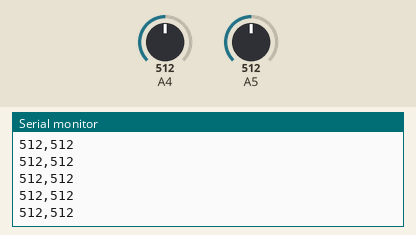
Recording of a sketch running on a simulated Arduino Uno, built with avr-gcc and run on an emulated ATmega328P. On the bench: the last lines printed to the serial monitor. The test bench sets the inputs (shaded band); at power-on: A4 = 512, A5 = 512.

Above: at 1.2 s.
1.3 s: A4 set to 716
At 1.33 s:
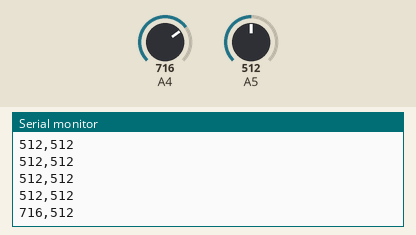
4.3 s: A5 set to 716
At 4.31 s:
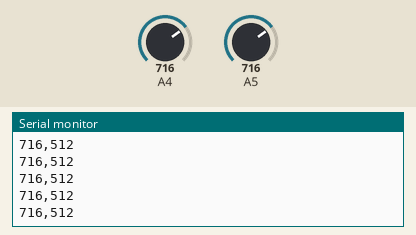
5.8 s: A4 set to 900
At 5.83 s:
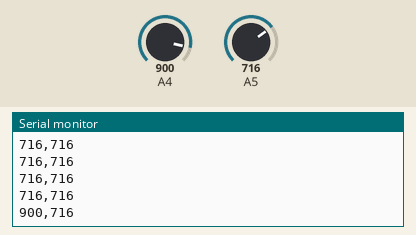
7.3 s: A5 set to 900
At 7.3 s:
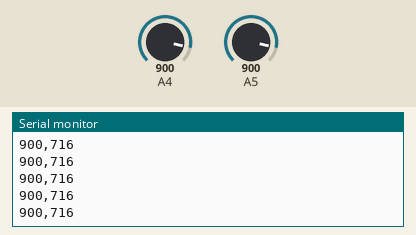
Timing chart, 0 to 9.8 s (numbered marks = the images above; inputs shaded):
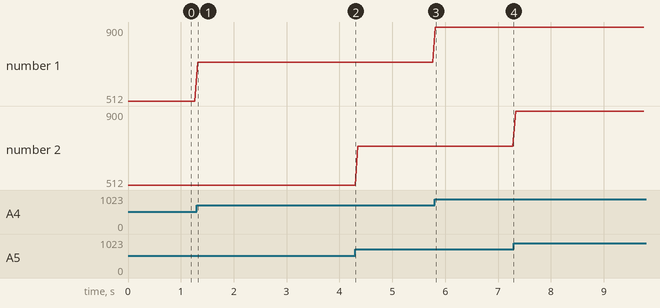

The sketch:

ENME351-Lab3.ino
```cpp
void setup() {
 Serial.begin(9600);
}
void loop() {
 int xPot = analogRead(4);
 int yPot = analogRead(5);
 String xyString = String(xPot) + "," + String(yPot);
 Serial.println(xyString); // observe "x,y" via serial monitor
 delay(50); // add delay to avoid over-filling serial buffer
}
```

Measured:
- after the input at 1.3 s, the serial monitor: prints a new line at once (image 1)
- after the input at 5.8 s, the serial monitor: prints a new line at once (image 3)
- plotted number 1: 512 → 716 after the input at 1.3 s, 716 → 900 after the input at 5.8 s
